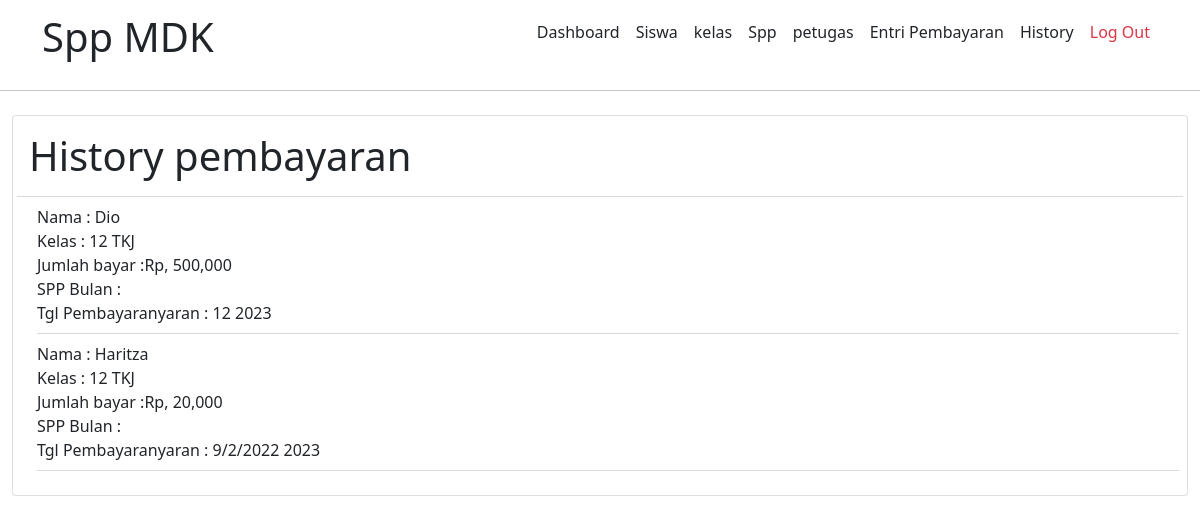
Page /admin/history/history.php (signed in) on the committed database.
### tables this page shows
CREATE TABLE `pembayaran` (
  `id_pembayaran` int(11) NOT NULL,
  `id_petugas` int(11) NOT NULL,
  `nisn` varchar(10) NOT NULL,
  `tgl_bayar` varchar(50) NOT NULL,
  `bulan_bayar` varchar(8) NOT NULL,
  `tahun_dibayar` varchar(4) NOT NULL,
  `id_spp` int(11) NOT NULL,
  `jumblah_bayar` int(11) NOT NULL
);

CREATE TABLE `siswa` (
  `nisn` int(10) NOT NULL,
  `nis` int(8) NOT NULL,
  `nama` varchar(35) NOT NULL,
  `id_kelas` int(11) NOT NULL,
  `alamat` text NOT NULL,
  `no_telp` int(13) NOT NULL,
  `id_spp` int(11) NOT NULL
);

CREATE TABLE `kelas` (
  `id_kelas` int(11) NOT NULL,
  `nama_kelas` varchar(10) NOT NULL,
  `kompetensi_keahlian` varchar(50) NOT NULL
);

### admin/history/api-history.php (the view, shortened to what this page needs)
<?php
include '../spp/api/koneksi.php';
$sql ="SELECT * FROM pembayaran as a LEFT JOIN siswa as b ON a.nisn = b.nisn LEFT JOIN spp as c ON a.id_spp = c.id_spp LEFT JOIN petugas as
d ON a.id_petugas = d.id_petugas LEFT JOIN kelas as e ON b.id_kelas = e.id_kelas ";
$query = mysqli_query($kon, $sql);
while ($row = mysqli_fetch_array($query))
{
    $jmb_bayar =$row['jumblah_bayar'];
	echo 'Nama : '.$row['nama'].' <br> '  ;
	echo 'Kelas : '.$row['nama_kelas'].' <br> '  ;
	echo 'Jumlah bayar :Rp, '.number_format($jmb_bayar).' <br> '  ;
	echo 'SPP Bulan : '.$row['bulan_spp'].' <br> '  ;
	echo 'Tgl Pembayaranyaran : '.$row['tgl_bayar'].' '.$row['bulan_dibayar'].' '.$row['tahun_dibayar'].' <br> '  ;
	echo '<div class="dropdown-divider"></div>'  ;
}
?>

### rows in the picture
pembayaran: siswa.nama "Dio", kelas.nama_kelas "12 TKJ", jumblah_bayar "500,000", tgl_bayar "12", tahun_dibayar "2023"
pembayaran: siswa.nama "Haritza", kelas.nama_kelas "12 TKJ", jumblah_bayar "20,000", tgl_bayar "9/2/2022", tahun_dibayar "2023"
